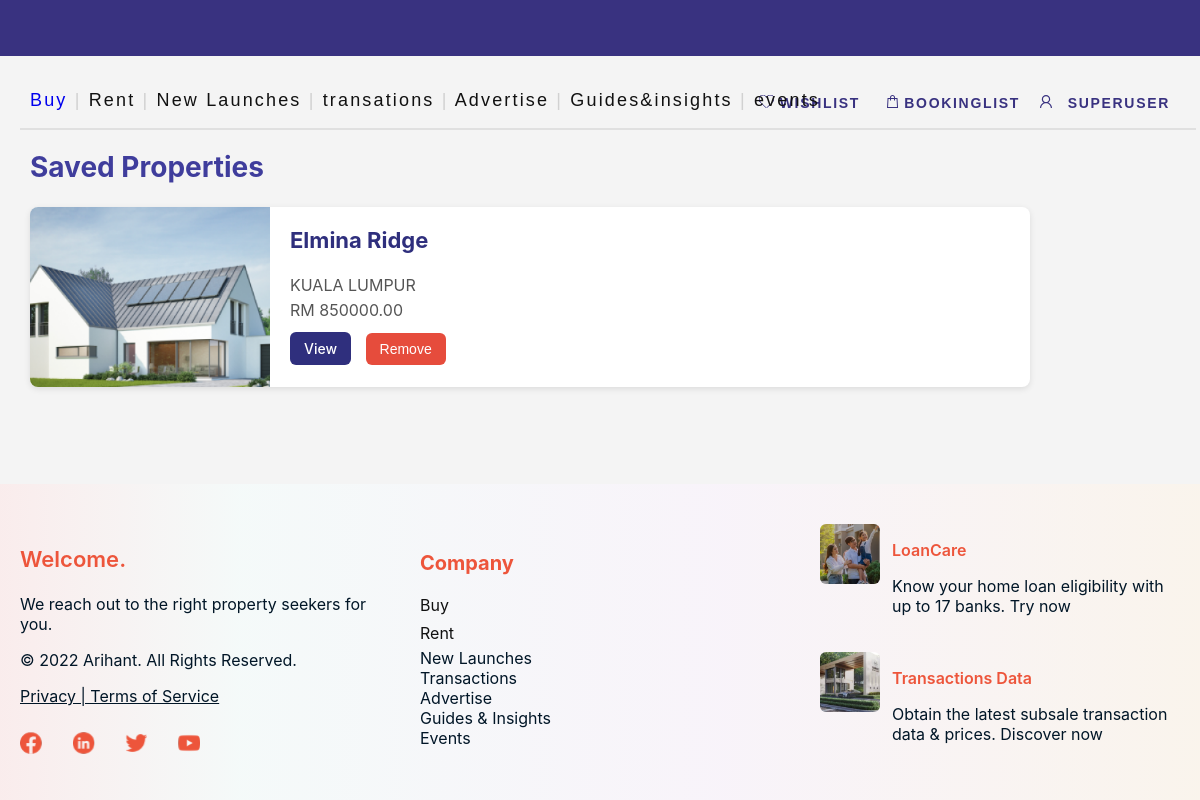
Screenshot of /accounts/saved/ (signed in) with the database file from the repository.
### proplistpage/models.py (models this page shows, shortened)
class Property(models.Model):
    LOCATION_CHOICES = [
        ('KUALA LUMPUR', 'Kuala Lumpur'),
        ('SELANGOR', 'Selangor'),
        ('PENANG', 'Penang'),
        ('OTHERS', 'Others'),
    ]
    PROPERTY_TYPE_CHOICES = [
        ('sale', 'For Sale'),
        ('rent', 'For Rent'),
    ]
    user = models.ForeignKey(User, on_delete=models.CASCADE)  # 🔥 Add this line
    title = models.CharField(max_length=100)
    location = models.CharField(max_length=100, choices=LOCATION_CHOICES)
    price = models.DecimalField(max_digits=10, decimal_places=2)
    description = models.TextField()
    address = models.CharField(max_length=200, blank=True)
    detail = models.TextField(blank=True)
    image = models.ImageField(upload_to='property_images/')
    address = models.CharField(max_length=200, blank=True)  # 具体地址
    detail = models.TextField(blank=True)  # 房屋详情
    image = models.ImageField(upload_to='property_images/')
    PROPERTY_TYPE_CHOICES = [
        ('sale', 'For Sale'),
        ('rent', 'For Rent'),
    ]
    type = models.CharField(max_length=10, choices=PROPERTY_TYPE_CHOICES, default='sale')
    is_booked = models.BooleanField(default=False)

### userAccount/views.py (the view)
# urls.py: path('saved/', saved_properties, name='saved_properties'),
@login_required
def saved_properties(request):
    saved = request.user.profile.favorites.all()
    return render(request, 'accounts/saved_properties.html', {'saved_properties': saved})

### userAccount/templates/accounts/saved_properties.html (shortened to what this page needs)
{% load static %}
<!DOCTYPE html>
<html>
<head>
  <link rel="stylesheet" href="{% static 'css/saved_property.css' %}">
</head>
<body>
<div class="layout-wrapper">
<main class="layout-content">
<div class="frame-229">
<div class="rectangle-645"></div>
     <a href="{% url 'booking_list' %}" style="padding:500px 0px 500px 0px;text-decoration:none">
        <div class="bookinglist"><img src="{% static 'images/vector1.svg' %}"/>
         BookingList</div>
        </a>
    <div class="navbar">
      <div class="account">
          <img src="{% static 'images/vector2.svg' %}"/>
        {% if user.is_authenticated %}
          <div class="dropdown">
            <button class="dropbtn"><span style="padding:40px 0px 30px 0px;">{{ user.username }}</span></button>
          </div>
        {% else %}
            <a href="{% url 'login' %}"><span>Account</span></a>
        {% endif %}
      </div>
    </div>
   <a href="{% url 'saved_properties' %}" style="text-decoration:none;padding:40px 0px 30px 0px;">
        <div class="wishlist"><img src="{% static 'images/vector3.svg' %}"/>
         Wishlist</div>
        </a>
    <div class="rectangle-7"></div>
    <div class="buy-rent-new-launches-transations-advertise-guies-insights-events">
    <span>
    <span class="buy-rent-new-launches-transations-advertise-guies-insights-events-span">
              <a href="{% url 'proplistpage:property-list' %}" style="text-decoration:none">Buy</a>
            </span>
    <span class="buy-rent-new-launches-transations-advertise-guies-insights-events-span3">
              |
            </span>
    <span class="buy-rent-new-launches-transations-advertise-guies-insights-events-span2">
              <a href="{% url 'rentlistpage:rent-list' %}" style="text-decoration:none; color: #111111;
              font-family: Inter-Medium, sans-serif;font-weight: 500">Rent</a>
            </span>
    <span class="buy-rent-new-launches-transations-advertise-guies-insights-events-span3">
              |
            </span>
    <span class="buy-rent-new-launches-transations-advertise-guies-insights-events-span2">
              New Launches
            </span>
    <span class="buy-rent-new-launches-transations-advertise-guies-insights-events-span3">
              |
            </span>
    <span class="buy-rent-new-launches-transations-advertise-guies-insights-events-span2">
              transations
            </span>
    <span class="buy-rent-new-launches-transations-advertise-guies-insights-events-span3">
              |
            </span>
    <span class="buy-rent-new-launches-transations-advertise-guies-insights-events-span2">
              Advertise
            </span>
    <span class="buy-rent-new-launches-transations-advertise-guies-insights-events-span3">
              |
            </span>
    <span class="buy-rent-new-launches-transations-advertise-guies-insights-events-span2">
              Guides&amp;insights
            </span>
    <span class="buy-rent-new-launches-transations-advertise-guies-insights-events-span3">
              |
            </span>
    <span class="buy-rent-new-launches-transations-advertise-guies-insights-events-span2">
              events
            </span>
    </span>
    </div>
    </div>
  <div class="saved-container">
    <h2 style="font-size: 28px;
            color: #3f3d9c;
            margin-top: 110px;">Saved Properties</h2>
    {% for property in saved_properties %}
      <div class="property-card">
        <img src="{{ property.image.url }}" alt="{{ property.title }}">
        <div class="property-info">
          <h3>{{ property.title }}</h3>
          <p>{{ property.location }}</p>
          <p>RM {{ property.price|floatformat:2 }}</p>
          <div class="property-actions">
            <a href="{% url 'proplistpage:property-detail' property.id %}" class="btn-view">View</a>
            <form method="post" action="{% url 'userAccount:toggle_favorite' property.id %}?next={% url 'saved_properties' %}" style="display:inline;">
              <button type="submit" class="btn-remove">Remove</button>
            </form>
          </div>
        </div>
      </div>
    {% empty %}
      <p>No saved properties yet.</p>
    {% endfor %}
  </div>
</main>
  <footer class="site-footer">
  <div class="footer-container">
    <div class="footer-column left">
      <p class="footer-title">Welcome.</p>
      <p class="footer-subtitle">We reach out to the right property seekers for you.</p>
        <p>© 2022 Arihant. All Rights Reserved.</p> <p style="text-decoration:underline">Privacy | Terms of Service</p>
    <img src="{% static 'images/icon0.svg' %}" alt="Logo" class="footer-logo">
    </div>
    <div class="footer-column middle">
      <h4>Company</h4>
      <ul>
        <li><a href="{% url 'proplistpage:property-list' %}">Buy</a></li>
        <li><a href="{% url 'rentlistpage:rent-list' %}">Rent</a></li>
        <li>New Launches</li>
        <li>Transactions</li>
        <li>Advertise</li>
        <li>Guides & Insights</li>
        <li>Events</li>
      </ul>
    </div>
    <div class="footer-column right">
      <div class="card">
        <img src="{% static 'images/image20.png' %}" alt="LoanCare">
        <div>
          <p class="card-title">LoanCare</p>
          <p>Know your home loan eligibility with up to 17 banks. Try now</p>
        </div>
      </div>
      <div class="card">
        <img src="{% static 'images/image21.png' %}" alt="Transactions">
        <div>
          <p class="card-title">Transactions Data</p>
          <p>Obtain the latest subsale transaction data & prices. Discover now</p>
        </div>
      </div>
    </div>
  </div>
</footer>
</div>
</body>
</html>

### userAccount/static/css/saved_property.css (style rules this page uses)
body { font-family: 'Inter', sans-serif; background-color: #f4f4f4; margin: 0; padding: 0; overflow-x: hidden; }
.saved-container { max-width: 1000px; margin-top:150px; margin-left:30px; }
.property-card { background: #fff; display: flex; align-items: flex-start; border-radius: 8px; overflow: hidden; box-shadow: 0 2px 6px rgba(0,0,0,0.1); margin-bottom: 20px; }
.property-card img { width: 240px; height: 180px; object-fit: cover; }
.property-info { flex: 1; padding: 20px; }
.property-info h3 { margin-top: 0; font-size: 22px; color: #2f2f7d; }
.property-info p { margin: 5px 0; color: #555; }
.property-actions { margin-top: 12px; }
.property-actions a, .property-actions form button { display: inline-block; margin-right: 10px; padding: 8px 14px; font-size: 14px; text-decoration: none; border: none; border-radius: 6px; font-weight: 500; cursor: pointer; }
.btn-view { background-color: #2f2f7d; color: white; }
.btn-remove { background-color: #e64c3c; color: white; }
.frame-229 { width: 100%; height: 235px; position: absolute; left: 0px; top: 0px; }
.rectangle-645 { background: #393280; width: 100%; height: 56px; position: absolute; }
.rectangle-7 { background: #e0e0e0; width: 98%; height: 2px; position: absolute; left: 20px; top: 130px; transform-origin: 0 0; transform: rotate(0deg) scale(1, -1); }
.account { color: #393280; text-align: left; font-family: "Inter-SemiBold", sans-serif; font-size: 14px; letter-spacing: 0.12em; font-weight: 600; text-transform: uppercase; position: absolute; right: 20px; top: 85px; }
.navbar { display: flex; justify-content: space-between; align-items: center; padding: 0 30px; }
.dropdown { position: relative; display: inline-block; }
.dropbtn { background-color: transparent; border: none; cursor: pointer; color: #393280; text-align: left; font-family: "Inter-SemiBold", sans-serif; font-size: 14px; letter-spacing: 0.12em; font-weight: 600; text-transform: uppercase; padding: 10px 10px 10px 10px; }
.wishlist { color: #393280; text-align: left; font-family: "Inter-SemiBold", sans-serif; font-size: 14px; letter-spacing: 0.12em; font-weight: 600; text-transform: uppercase; position: absolute; right: 300px; top: 85px; padding: 10px 10px 10px 10px; cursor: pointer; }
.buy-rent-new-launches-transations-advertise-guies-insights-events { text-align: left; font-family: "-", sans-serif; font-size: 18px; letter-spacing: 0.12em; font-weight: 400; position: relative; top: 90px; left: 30px; }
.buy-rent-new-launches-transations-advertise-guies-insights-events-span { color: #ed553b; font-family: "Inter-Medium", sans-serif; font-weight: 500; }
.buy-rent-new-launches-transations-advertise-guies-insights-events-span2 { color: #111111; font-family: "Inter-Medium", sans-serif; font-weight: 500; }
.buy-rent-new-launches-transations-advertise-guies-insights-events-span3 { color: #d1d1d1; font-family: "Inter-Medium", sans-serif; font-weight: 500; }

### rows the page displays
Property: image (picture), title "Elmina Ridge", location "KUALA LUMPUR", price "850000.00"

### other values shown
{{ user.username }} "SUPERUSER"
